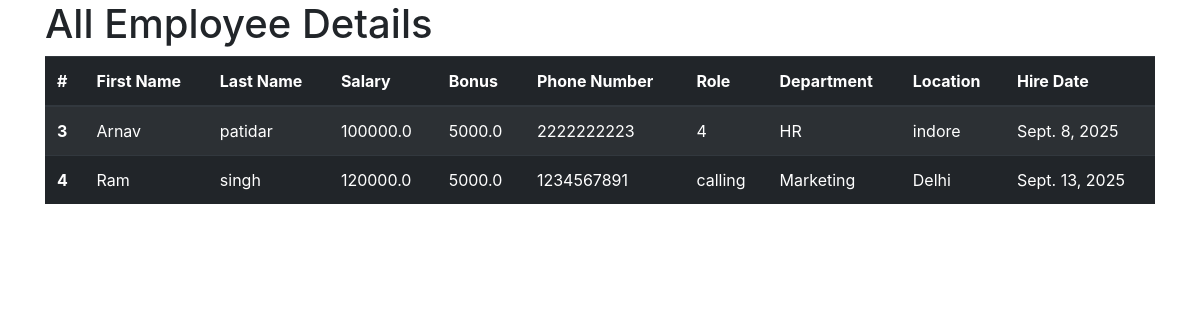
The app's page /all_emp with its own data.
### emp_app/models.py (models this page shows, shortened)
class Employee(models.Model):
    first_name = models.CharField(max_length=30,null=False)
    last_name = models.CharField(max_length=30)
    dept = models.ForeignKey('Department',on_delete=models.CASCADE)
    salary = models.FloatField(default=0)
    bonus = models.FloatField(default=0)
    role= models.ForeignKey('Role',on_delete=models.CASCADE)
    phone= models.BigIntegerField(null=True,blank=True)
    hire_date = models.DateField()
    def __str__(self):
        return "%s %s %s" %(self.first_name,self.last_name,self.phone)

class Role(models.Model):
    name= models.CharField(max_length=100,null=False)

class Department(models.Model):
    name= models.CharField(max_length=100,null=False)
    location= models.CharField(max_length=100)

### emp_app/views.py (the view)
# urls.py: path('all_emp',views.all_emp,name='all_emp'),
def all_emp(request):
    emps = Employee.objects.all()
    context = {
        'emps': emps
    }
    print(context)
    return render(request, 'all_emp.html', context)

### emp_app/templates/all_emp.html (shortened to what this page needs)
<!DOCTYPE html>
<html lang="en">
<head>
    <link rel="stylesheet" href="https://cdn.jsdelivr.net/npm/bootstrap@4.0.0/dist/css/bootstrap.min.css"
</head>
<body>
<div class="container">
    <h1>All Employee Details</h1>
    <table class="table table-striped table-dark">
        <thead>
            <tr>
                <th scope="col">#</th>
                <th scope="col">First Name</th>
                <th scope="col">Last Name</th>
                <th scope="col">Salary</th>
                <th scope="col">Bonus</th>
                <th scope="col">Phone Number</th>
                <th scope="col">Role</th>
                <th scope="col">Department</th>
                <th scope="col">Location</th>
                <th scope="col">Hire Date</th>
            </tr>
        </thead>
        <tbody>
            {% for emp in emps %}
            <tr>
                <th scope="row">{{emp.id}}</th>
                <td>{{emp.first_name}}</td>
                <td>{{emp.last_name}}</td>
                <td>{{emp.salary}}</td>
                <td>{{emp.bonus}}</td>
                <td>{{emp.phone}}</td>
                <td>{{emp.role.name}}</td>
                <td>{{emp.dept.name}}</td>
                <td>{{emp.dept.location}}</td>
                <td>{{emp.hire_date}}</td>
            </tr>
            {% endfor %}
        </tbody>
    </table>
</div>
</body>
</html>

### records on screen
Employee: id "3", first_name "Arnav", last_name "patidar", salary "100000.0", bonus "5000.0", phone "2222222223", role.name "4", dept.name "HR", dept.location "indore", hire_date "Sept. 8, 2025"
Employee: id "4", first_name "Ram", last_name "singh", salary "120000.0", bonus "5000.0", phone "1234567891", role.name "calling", dept.name "Marketing", dept.location "Delhi", hire_date "Sept. 13, 2025"
